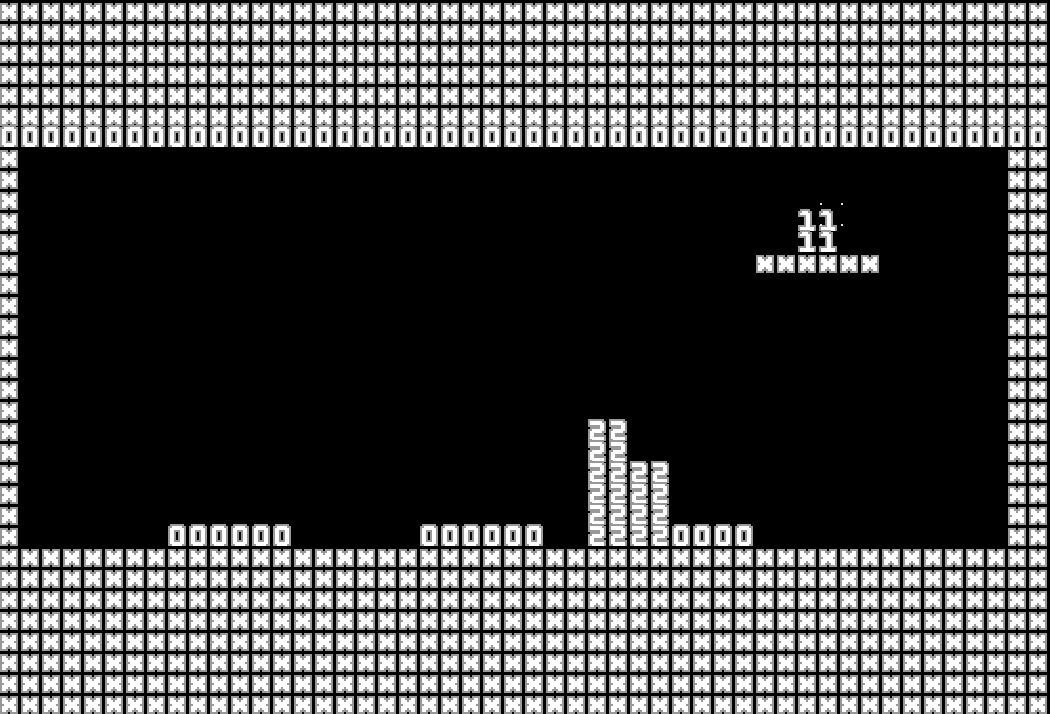

A 2D game scene composited from a Tiled map and its tileset images. What follows is a short description and the map's XML, with each tile layer's data collapsed to a summary:
An orthogonal 50x34 tile map with 21x21 px tiles, 2 tile layers (collision, trigger).

<map version="1.0" tiledversion="1.0.2" orientation="orthogonal" renderorder="right-down" width="50" height="34" tilewidth="21" tileheight="21" nextobjectid="1">
 <tileset firstgid="1" source="tileset.tsx" />
 <layer name="collision" width="50" height="34">
  <data>[1700 cells, 763 non-empty, 1 distinct tile ids]</data>
 </layer>
 <layer name="trigger" width="50" height="34">
  <data>[1700 cells, 90 non-empty, 3 distinct tile ids]</data>
 </layer>
</map>
